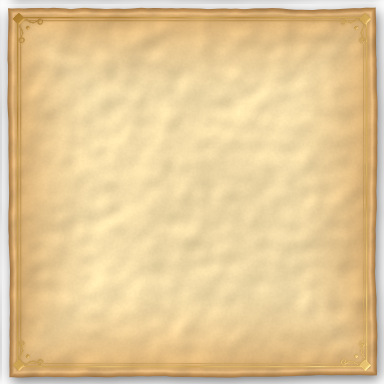
#> input picture ThemeVelin.png, 384 x 384 px, found by its file name; its folder holds 7 pictures in this run
$ python thumbs.py
#> lines starting #> are read from the running program, lines starting #| are printed output that depends on the picture
import numpy as np
from PIL import Image, ImageDraw, ImageFilter
from scipy.ndimage import gaussian_filter
A="./"
W,H=256,128
def bgimg():
    r=np.random.default_rng(4); n=gaussian_filter(r.random((H,W)),10); n=(n-n.min())/(n.max()-n.min())
    y=np.linspace(0,1,H)[:,None]
    c=np.dstack([0.05+0.06*n,0.09+0.10*n*(1-y*0.3),0.05+0.04*n])
    return Image.fromarray((np.dstack([c,np.ones((H,W))])*255).astype(np.uint8),'RGBA')
def nine(T,w,h,m):
    l,t,r,b=m; TW,TH=T.size; out=Image.new("RGBA",(w,h))
    xs=[(0,l,0,l),(l,TW-r,l,w-r),(TW-r,TW,w-r,w)]; ys=[(0,t,0,t),(t,TH-b,t,h-b),(TH-b,TH,h-b,h)]
    for a,b2,c,d in xs:
        for e,f,g,h2 in ys:
            if d>c and h2>g and b2>a and f>e: out.paste(T.crop((a,e,b2,f)).resize((d-c,h2-g),Image.LANCZOS),(c,g))
    return out
def bars(im,x,y,hdr,body,shadow=False,scale=1.0):
    d=ImageDraw.Draw(im)
    rows=[(x,y,int(78*scale),7,hdr),(x,y+17,int(118*scale),5,body),(x,y+28,int(96*scale),5,body)]
    for (bx,by,bw,bh,c) in rows:
        if shadow: d.rounded_rectangle((bx+1,by+1,bx+bw+1,by+bh+1),bh//2,fill=(0,0,0,200))
        d.rounded_rectangle((bx,by,bx+bw,by+bh),bh//2,fill=c)
def rgb(c): return tuple(int(v*255) for v in c)+(255,)
def slice_theme(tex,hdr,body,scale=0.62,shadow=False,decor=None):
    im=bgimg(); T=Image.open(A+tex).convert("RGBA")
    T=T.resize((int(T.width*scale),int(T.height*scale)),Image.LANCZOS)
    m=int(44*scale); fw,fh=W-16,H-14
    fr=nine(T,fw,fh,(m,m,m,m))
    if decor:
        D=Image.open(A+decor).convert("RGBA"); s=int(fh*0.95); D=D.resize((s,s),Image.LANCZOS)
        D.putalpha(D.split()[3].point(lambda v:int(v*0.18))); fr.alpha_composite(D,((fw-s)//2,(fh-s)//2))
    im.alpha_composite(fr,(8,7)); bars(im,8+int(30*scale)+10,7+int(26*scale)+12,rgb(hdr),rgb(body),shadow); return im
# [30 lines left out: functions band_theme, dui_theme, bubble_theme, game_bubble, not called in this run]
def transparent():
    im=bgimg(); bars(im,30,40,(255,216,38,255),(242,235,218,255),shadow=True); return im
# [4 lines left out: function dark, not called in this run]
out={
 "velin":slice_theme("ThemeVelin.png",(0.43,0.20,0.03),(0.17,0.10,0.04)),
 "arcane":slice_theme("ThemeArcane.png",(0.16,0.24,0.47),(0.16,0.13,0.12),decor="ThemeArcaneSigil.png"),
 "sylvan":slice_theme("ThemeSylvan.png",(0.24,0.31,0.08),(0.16,0.12,0.05)),
 "starry":slice_theme("ThemeStarry.png",(1,0.84,0.43),(0.92,0.89,0.84),shadow=True),
 "parchment":band_theme("Parchment.png",(0,1),(0,96/512,416/512,1),34,30,(0.24,0.12,0.03),(0.13,0.08,0.03)),
 "parchment_dark":band_theme("themes.tga",(0.52,0.96),(0.05,0.21,0.79,0.95),26,36,(1,0.85,0.15),(0.95,0.92,0.85),True),
 "dui_brown":dui_theme("ParchmentDUIBrown.png",(0.16,0.08,0.02),(0.10,0.05,0.02)),
 "dui_dark":dui_theme("ParchmentDUIDark.png",(1,0.85,0.15),(0.95,0.92,0.85),True),
 "bubble":game_bubble(),
 "bubble_fantasy":bubble_theme("BubbleFantasy.png","PillFantasy",(45,25,10,255)),
 "transparent":transparent(),
 "dark":dark(),
}
#> in slice_theme, `im = bgimg()`:
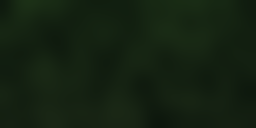
#> im: PIL image 256x128 RGBA; mean R, G, B, A 20.1, 33.6, 17.5, 255
#> in slice_theme, T is the input picture: PIL image 384x384 RGBA; mean R, G, B, A 211.7, 183.8, 134, 237.7
#> in slice_theme, `T=T.resize((int(T.width*scale),int(T.height*scale)),Image.LANCZOS)`:
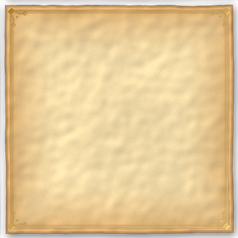
#> T: PIL image 238x238 RGBA; mean R, G, B, A 212.3, 184.2, 134.1, 237.6; transparent parts drawn white
#> in nine, `out = Image.new('RGBA', (w, h))`: out: PIL image 240x114 RGBA; every value is 0
#> after the loop in nine, `for a,b2,c,d in xs:`:
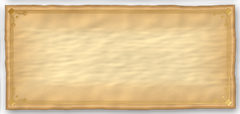
#> out: PIL image 240x114 RGBA; mean R, G, B, A 199, 169.8, 120.8, 228.5; transparent parts drawn white
#> in slice_theme, `bars(im, 8 + int(30 * scale) + 10, 7 + int(26 * scale) + 12, rgb(hdr),`:
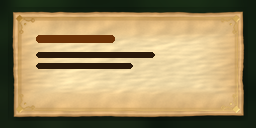
#> im: PIL image 256x128 RGBA; mean R, G, B, A 160.1, 139.1, 96, 255
#> in bgimg (call 2), `n = gaussian_filter(r.random((H, W)), 10)`:
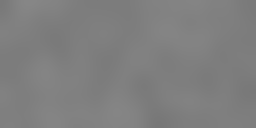
#> n: shape (128, 256) float64; min 0.468, max 0.529, mean 0.499
#> in bgimg (call 2), `n = (n - n.min()) / (n.max() - n.min())`:
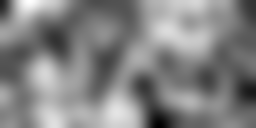
#> n: shape (128, 256) float64; min 0, max 1, mean 0.515
#> in bgimg (call 2), `c=np.dstack([0.05+0.06*n,0.09+0.10*n*(1-y*0.3),0.05+0.04*n])`:
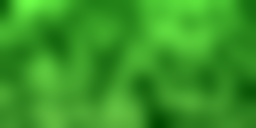
#> c: shape (128, 256, 3) float64; mean of channels 0, 1, 2 0.0809, 0.134, 0.0706; drawn with min black and max white
#> (the run stopped early here; a loop or call above may not have finished)
